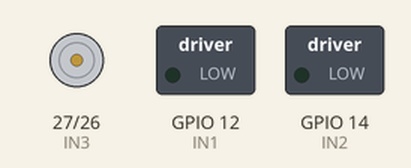
Bench run of a sketch on a simulated ESP32. Parts: motor-driver pin pairs drawn as motors (green arrow = first pin HIGH = forward, orange = second pin HIGH = backward, longer = more drive), switched loads named in the sketch (green lamp = pin HIGH).

Above: at 0.2 s.
At 3.0 s:
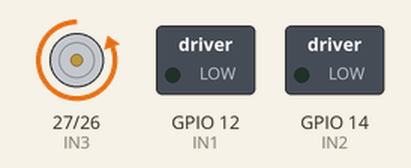
At 8.5 s:
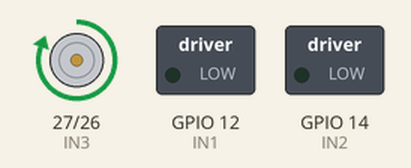
Timing chart, 0 to 14.3 s (numbered marks = the images above):
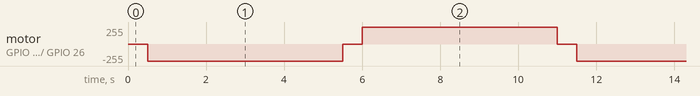

The sketch:

pontehac.ino
```cpp
#include <analogWrite.h>
#include "Arduino.h"

// Definindo pinos do NodeMcu para driver Ponte H
// Pinos de controle motor A
int IN1 = 12;
int IN2 = 14;
// Pinos de controle motor B
int IN3 = 27;
int IN4 = 26;

const int freq = 1000;
const int resolution = 12;

void setup(){
    //Define os pinos como saida
    pinMode(IN1, OUTPUT);
    pinMode(IN2, OUTPUT);
    pinMode(IN3, OUTPUT);
    pinMode(IN4, OUTPUT);

    ledcSetup(0, freq, resolution);
    ledcSetup(1, freq, resolution);
    ledcSetup(2, freq, resolution);
    ledcSetup(3, freq, resolution);

    ledcAttachPin(IN1, 0);
    ledcAttachPin(IN2, 1);
    ledcAttachPin(IN3, 2);
    ledcAttachPin(IN4, 3);

}

void loop(){
        //Para o motor A
    ledcWrite(2, 4094);
    ledcWrite(3, 4094);
    delay(500);//aguarda 500 ms

    ledcWrite(2, 0);
    ledcWrite(3 , 4094);

    delay(5000);

    ledcWrite(2, 4094);
    ledcWrite(3, 4094);
    delay(500);//aguarda 500 ms

    ledcWrite(3, 0);
    ledcWrite(2 , 4094);

    delay(5000);
}
```

Measured:
- by itself, motor on GPIO 27 (IN3) / GPIO 26 (IN4): repeats every 11.0 s: stopped 0.50 s, forward 255/255 5.0 s, stopped 0.50 s, backward 255/255 5.0 s
